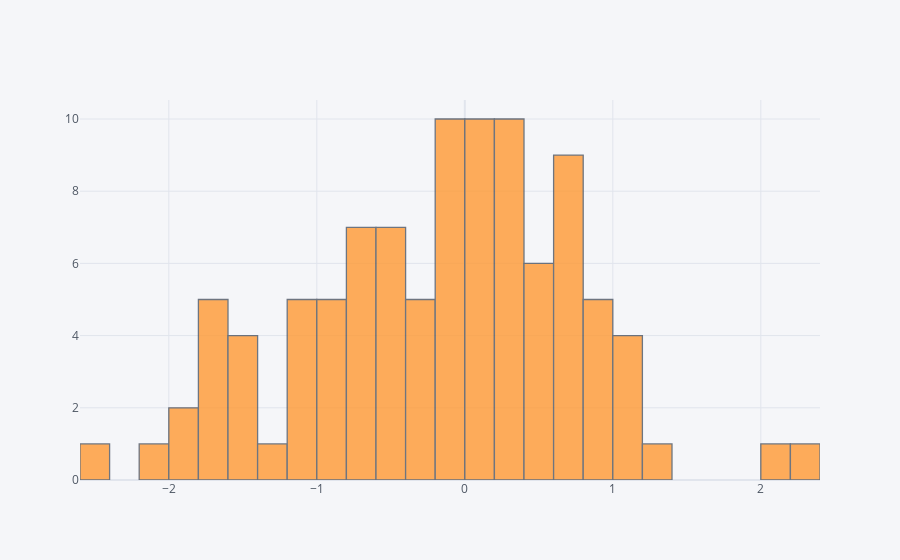

The cell this chart's notebook holds for it:
### Markdown cell above
## histogram

### Code cell
df['A'].iplot(kind='hist',bins=25)

### Figure 1 — Plotly figure (JSON) as saved in the notebook; plotly's stock layout.template omitted (floating-point values rounded to 4 significant figures)
{"data": [{"histfunc": "count", "histnorm": "", "marker": {"color": "rgba(255, 153, 51, 1.0)", "line": {"color": "#4D5663", "width": 1.3}}, "name": "A", "nbinsx": 25, "opacity": 0.8, "orientation": "v", "type": "histogram", "x": [-0.1656, 0.6339, 0.02553, 0.0197, 1.172, 0.9747, -0.605, 0.5086, -1.545, 0.01608, 0.2252, -1.333, 0.9888, 2.198, 1.269, -0.008765, -0.444, 0.5551, 0.8586, -0.2094, -0.4321, 0.6418, -1.539, -0.1767, 0.6745, -1.924, -0.5164, 0.9931, 0.3212, -0.6698, 0.3811, -1.194, 0.6849, -0.3755, 0.2998, 0.0564, -0.9491, -0.48, -2.051, -0.3452, 0.5491, 0.3672, 0.06904, 0.919, -1.025, -0.2794, -1.709, -0.144, -0.7957, -0.8079, 0.679, 0.762, 0.04971, -1.048, -1.164, -0.8988, 1.092, -0.5169, 0.2333, 0.7202, -0.1533, -1.749, -0.5579, 0.2592, 0.6505, -0.09823, -0.114, -0.04711, 0.4179, -0.9794, -1.493, 0.2002, -0.05982, 0.4023, 0.7198, -0.799, 1.136, 0.5213, 0.3829, -0.3782, 0.1048, -0.5591, -1.41, 1.181, -0.7341, 2.303, -1.818, -0.7827, -1.68, -1.716, 0.137, -1.056, 0.344, -2.414, -1.717, 0.1173, -0.125, -0.9131, 0.1418, -0.7325]}], "layout": {"barmode": "overlay", "legend": {"bgcolor": "#F5F6F9", "font": {"color": "#4D5663"}}, "paper_bgcolor": "#F5F6F9", "plot_bgcolor": "#F5F6F9", "title": {"font": {"color": "#4D5663"}}, "xaxis": {"gridcolor": "#E1E5ED", "showgrid": true, "tickfont": {"color": "#4D5663"}, "title": {"font": {"color": "#4D5663"}, "text": ""}, "zerolinecolor": "#E1E5ED"}, "yaxis": {"gridcolor": "#E1E5ED", "showgrid": true, "tickfont": {"color": "#4D5663"}, "title": {"font": {"color": "#4D5663"}, "text": ""}, "zerolinecolor": "#E1E5ED"}}}
